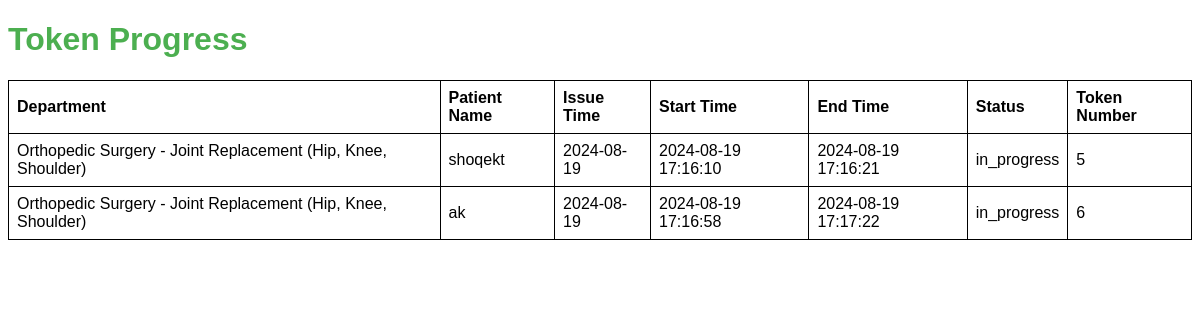
Screenshot of /current_progress with the database file from the repository.
### tables this page shows
CREATE TABLE tokens (
                            id INTEGER PRIMARY KEY AUTOINCREMENT,
                            department_id INTEGER,
                            patient_name TEXT,
                            appointment_date TEXT,
                            issue_time TEXT,
                            start_time TEXT,
                            end_time TEXT,
                            status TEXT,
                            FOREIGN KEY(department_id) REFERENCES departments(id));

CREATE TABLE departments (
                            id INTEGER PRIMARY KEY AUTOINCREMENT,
                            name TEXT NOT NULL);

### app.py (the view)
@app.route('/current_progress')
def current_progress():
    with sqlite3.connect("hospital.db") as conn:
        cursor = conn.cursor()
        cursor.execute("""SELECT departments.name, tokens.patient_name, tokens.appointment_date, tokens.issue_time, tokens.start_time, tokens.end_time, tokens.status,tokens.id
                          FROM tokens JOIN departments ON tokens.department_id = departments.id WHERE tokens.status = 'in_progress'""")
        current_tokens = cursor.fetchall()
        cursor = conn.cursor()
        cursor.execute("""SELECT departments.name, tokens.patient_name, tokens.appointment_date, tokens.issue_time, tokens.start_time, tokens.end_time, tokens.status,tokens.id
                          FROM tokens JOIN departments ON tokens.department_id = departments.id WHERE tokens.status = 'waiting'""")
        next_tokens = cursor.fetchall()
    return render_template('current_progress.html', current_tokens=current_tokens,next_tokens=next_tokens)

### templates/current_progress.html (shortened to what this page needs)
<!DOCTYPE html>
<html lang="en">
<head>
    <link rel="stylesheet" href="{{ url_for('static', filename='styles.css') }}">
</head>
<body>
    <h1>Token Progress</h1>
    <table>
        <thead>
            <tr>
                <th>Department</th>
                <th>Patient Name</th>
                <th>Issue Time</th>
                <th>Start Time</th>
                <th>End Time</th>
                <th>Status</th>
                <th>Token Number</th>
            </tr>
        </thead>
        <tbody>
            {% for token in current_tokens %}
                <tr>
                    <td>{{ token[0] }}</td>
                    <td>{{ token[1] }}</td>
                    <td>{{ token[2] }}</td>
                    <td>{{ token[3] }}</td>
                    <td>{{ token[4] }}</td>
                    <td>{{ token[6] }}</td>
                    <td>{{token[7]}}</td>
                </tr>
            {% endfor %}
        </tbody>
    </table>
    <br />
</body>
</html>

### static/styles.css (style rules this page uses)
body { font-family: Arial, sans-serif; }
h1, h2 { color: #4CAF50; }
table { width: 100%; border-collapse: collapse; }
table, th, td { border: 1px solid black; }
th, td { padding: 8px; text-align: left; }

### rows the page displays
tokens: name "Orthopedic Surgery - Joint Replacement (Hip, Knee, Shoulder)", patient_name "shoqekt", appointment_date "2024-08-19", issue_time "2024-08-19 17:16:10", start_time "2024-08-19 17:16:21", status "in_progress", id "5"
tokens: name "Orthopedic Surgery - Joint Replacement (Hip, Knee, Shoulder)", patient_name "ak", appointment_date "2024-08-19", issue_time "2024-08-19 17:16:58", start_time "2024-08-19 17:17:22", status "in_progress", id "6"
